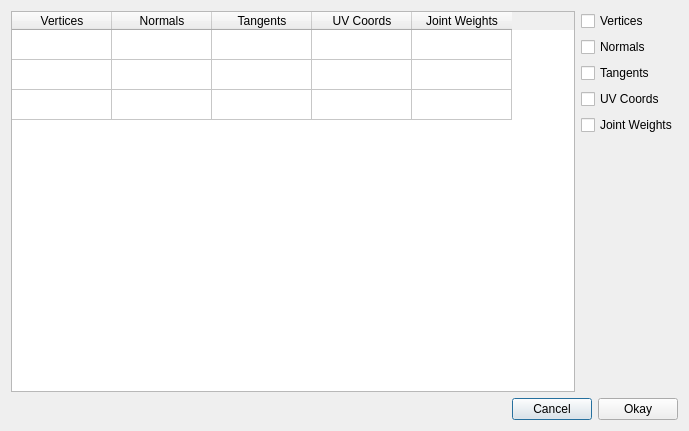
<?xml version="1.0" encoding="UTF-8"?>
<ui version="4.0">
 <class>edit_submesh_data_widget</class>
 <widget class="QDialog" name="edit_submesh_data_widget">
  <property name="geometry">
   <rect>
    <x>0</x>
    <y>0</y>
    <width>689</width>
    <height>431</height>
   </rect>
  </property>
  <property name="windowTitle">
   <string>Dialog</string>
  </property>
  <layout class="QVBoxLayout" name="verticalLayout_2">
   <item>
    <layout class="QHBoxLayout" name="horizontalLayout_2">
     <item>
      <widget class="QTableWidget" name="tbl_data">
       <property name="autoScroll">
        <bool>true</bool>
       </property>
       <property name="cornerButtonEnabled">
        <bool>true</bool>
       </property>
       <attribute name="horizontalHeaderVisible">
        <bool>true</bool>
       </attribute>
       <attribute name="horizontalHeaderHighlightSections">
        <bool>true</bool>
       </attribute>
       <attribute name="horizontalHeaderShowSortIndicator" stdset="0">
        <bool>false</bool>
       </attribute>
       <attribute name="horizontalHeaderStretchLastSection">
        <bool>false</bool>
       </attribute>
       <attribute name="verticalHeaderVisible">
        <bool>false</bool>
       </attribute>
       <attribute name="verticalHeaderStretchLastSection">
        <bool>false</bool>
       </attribute>
       <row>
        <property name="text">
         <string>row1</string>
        </property>
       </row>
       <row>
        <property name="text">
         <string>row2</string>
        </property>
       </row>
       <row>
        <property name="text">
         <string>row3</string>
        </property>
       </row>
       <column>
        <property name="text">
         <string>Vertices</string>
        </property>
       </column>
       <column>
        <property name="text">
         <string>Normals</string>
        </property>
       </column>
       <column>
        <property name="text">
         <string>Tangents</string>
        </property>
       </column>
       <column>
        <property name="text">
         <string>UV Coords</string>
        </property>
       </column>
       <column>
        <property name="text">
         <string>Joint Weights</string>
        </property>
       </column>
      </widget>
     </item>
     <item>
      <layout class="QVBoxLayout" name="verticalLayout">
       <item>
        <widget class="QCheckBox" name="cb_vertices">
         <property name="text">
          <string>Vertices</string>
         </property>
        </widget>
       </item>
       <item>
        <widget class="QCheckBox" name="cb_normals">
         <property name="text">
          <string>Normals</string>
         </property>
        </widget>
       </item>
       <item>
        <widget class="QCheckBox" name="cb_tangents">
         <property name="text">
          <string>Tangents</string>
         </property>
        </widget>
       </item>
       <item>
        <widget class="QCheckBox" name="cb_uvcoords">
         <property name="text">
          <string>UV Coords</string>
         </property>
        </widget>
       </item>
       <item>
        <widget class="QCheckBox" name="cb_joint_weights">
         <property name="text">
          <string>Joint Weights</string>
         </property>
        </widget>
       </item>
       <item>
        <spacer name="verticalSpacer">
         <property name="orientation">
          <enum>Qt::Vertical</enum>
         </property>
         <property name="sizeHint" stdset="0">
          <size>
           <width>20</width>
           <height>40</height>
          </size>
         </property>
        </spacer>
       </item>
      </layout>
     </item>
    </layout>
   </item>
   <item>
    <layout class="QHBoxLayout" name="horizontalLayout">
     <item>
      <spacer name="horizontalSpacer">
       <property name="orientation">
        <enum>Qt::Horizontal</enum>
       </property>
       <property name="sizeHint" stdset="0">
        <size>
         <width>40</width>
         <height>20</height>
        </size>
       </property>
      </spacer>
     </item>
     <item>
      <widget class="QPushButton" name="btn_cancel">
       <property name="text">
        <string>Cancel</string>
       </property>
      </widget>
     </item>
     <item>
      <widget class="QPushButton" name="btn_okay">
       <property name="text">
        <string>Okay</string>
       </property>
      </widget>
     </item>
    </layout>
   </item>
  </layout>
 </widget>
 <resources/>
 <connections>
  <connection>
   <sender>btn_cancel</sender>
   <signal>pressed()</signal>
   <receiver>edit_submesh_data_widget</receiver>
   <slot>reject()</slot>
   <hints>
    <hint type="sourcelabel">
     <x>221</x>
     <y>270</y>
    </hint>
    <hint type="destinationlabel">
     <x>161</x>
     <y>276</y>
    </hint>
   </hints>
  </connection>
  <connection>
   <sender>btn_okay</sender>
   <signal>pressed()</signal>
   <receiver>edit_submesh_data_widget</receiver>
   <slot>accept()</slot>
   <hints>
    <hint type="sourcelabel">
     <x>327</x>
     <y>277</y>
    </hint>
    <hint type="destinationlabel">
     <x>379</x>
     <y>282</y>
    </hint>
   </hints>
  </connection>
 </connections>
</ui>
